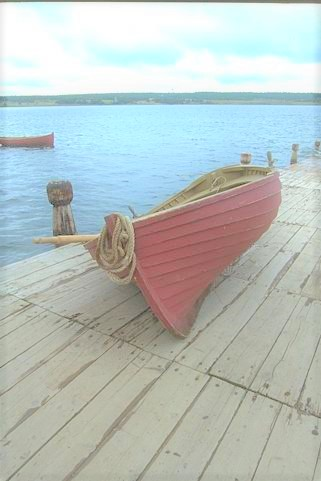
#> input picture 7 change.jpg, 321 x 481 px
$ jupyter execute sharpening_filter_image.ipynb
#> lines starting #> are read from the running program, lines starting #| are printed output that depends on the picture
# Sharpening An Image using OpenCV Library in Python

[cell 1]
# load the required packages
import cv2
import numpy as np

[cell 2]
# load the image into system memory
image = cv2.imread('7 change.jpg', flags=cv2.IMREAD_COLOR)
#> image is the input picture: shape (481, 321, 3); mean B, G, R 190.9, 194.1, 185

[cell 3]
# display the image to the screen
cv2.imshow('AV CV- Original Image', image)
cv2.waitKey()
cv2.destroyAllWindows()

[cell 4]
kernel = np.array([[0, -1, 0],
                   [-1, 5,-1],
                   [0, -1, 0]])
image_sharp = cv2.filter2D(src=image, ddepth=-1, kernel=kernel)
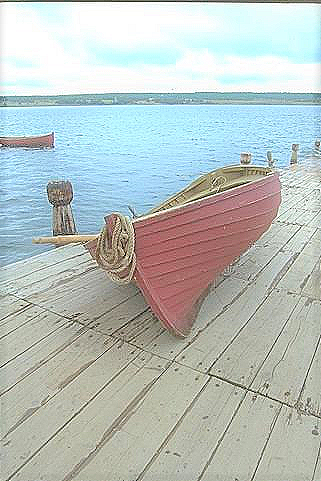
#> image_sharp: shape (481, 321, 3); mean B, G, R 190, 193.5, 184.6
cv2.imshow('AV CV- Sharpened Filter Image', image_sharp)
cv2.waitKey()
cv2.destroyAllWindows()
